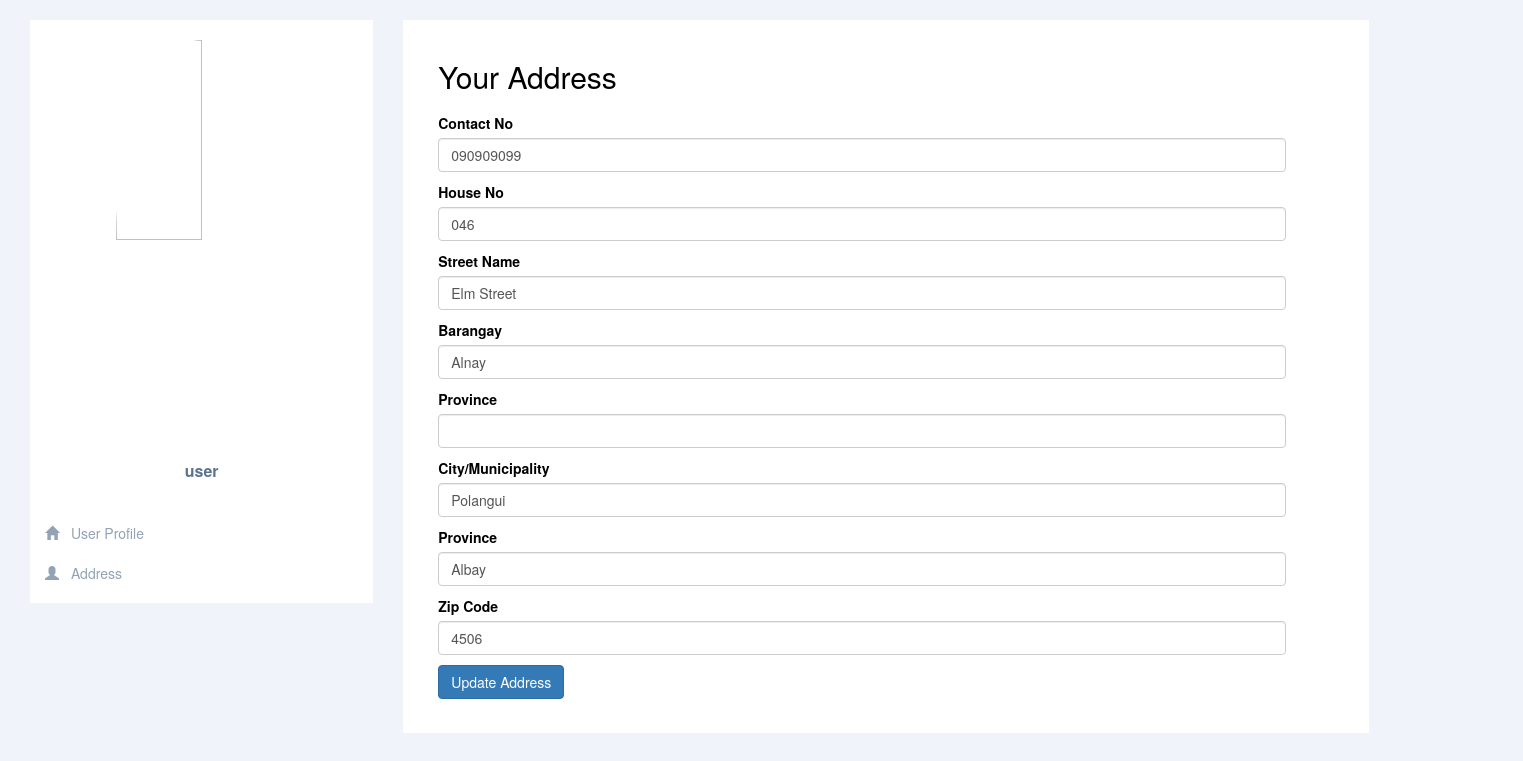
Screenshot of /user_address.php (signed in) with the database file from the repository.
### tables this page shows
CREATE TABLE `users` (
  `user_id` int(11) NOT NULL,
  `username` varchar(250) NOT NULL,
  `password` varchar(250) NOT NULL,
  `roles` char(1) NOT NULL DEFAULT 'A',
  `first_name` varchar(50) NOT NULL,
  `last_name` varchar(50) NOT NULL,
  `email` varchar(100) NOT NULL,
  `date_added` datetime NOT NULL DEFAULT current_timestamp() ON UPDATE current_timestamp()
);

CREATE TABLE `customer_address` (
  `customer_address_id` int(11) NOT NULL,
  `user_id` int(11) NOT NULL,
  `contact_no` varchar(20) NOT NULL,
  `house_no` varchar(255) NOT NULL,
  `street_name` varchar(255) NOT NULL,
  `barangay` varchar(255) NOT NULL,
  `city` varchar(255) NOT NULL,
  `country` varchar(255) NOT NULL COMMENT '*Province',
  `zip_code` varchar(255) NOT NULL
);

### user_address.php (the view, shortened to what this page needs)
<?php
@include 'connection.php';
$user_id = $_SESSION['user_id'];
$query = "SELECT * FROM users WHERE user_id = ?";
if ($stmt = mysqli_prepare($conn, $query)) {
    mysqli_stmt_bind_param($stmt, "i", $user_id);
    mysqli_stmt_execute($stmt);
    $user_result = mysqli_stmt_get_result($stmt);
    $user = mysqli_fetch_assoc($user_result);
} else {
    $_SESSION['error'] = "Error preparing user statement: " . mysqli_error($conn);
}
$query = "SELECT * FROM customer_address WHERE user_id = ?";
if ($stmt = mysqli_prepare($conn, $query)) {
    mysqli_stmt_bind_param($stmt, "i", $user_id);
    mysqli_stmt_execute($stmt);
    $address_result = mysqli_stmt_get_result($stmt);
    $address = mysqli_fetch_assoc($address_result);
} else {
    $_SESSION['error'] = "Error preparing address statement: " . mysqli_error($conn);
}
?>
<link href="http://maxcdn.bootstrapcdn.com/bootstrap/3.3.0/css/bootstrap.min.css" rel="stylesheet" id="bootstrap-css">
<?php include('includes/user_dashboard.php') ?>
<div class="col-lg-8 col-md-7">
            <div class="profile-content">
            <div class="container mt-5">
            <div class="row mt-5">
            <div class="col-md-9">
                <h2>Your Address</h2>
                <form action="<?php echo htmlspecialchars($_SERVER["PHP_SELF"]); ?>" method="POST">
                    <div class="mb-3">
                        <label for="contactNo" class="form-label">Contact No</label>
                        <input type="text" class="form-control" id="contactNo" name="contactNo" value="<?php echo isset($address['contact_no']) ? $address['contact_no'] : ''; ?>">
                    </div>
                    <div class="mb-3">
                        <label for="houseNo" class="form-label">House No</label>
                        <input type="text" class="form-control" id="houseNo" name="houseNo" value="<?php echo isset($address['house_no']) ? $address['house_no'] : ''; ?>">
                    </div>
                    <div class="mb-3">
                        <label for="street_name" class="form-label">Street Name</label>
                        <input type="text" class="form-control" id="street_name" name="street_name" value="<?php echo isset($address['street_name']) ? $address['street_name'] : ''; ?>">
                    </div>
                    <div class="mb-3">
                        <label for="barangay" class="form-label">Barangay</label>
                        <input type="text" class="form-control" id="barangay" name="barangay" value="<?php echo isset($address['barangay']) ? $address['barangay'] : ''; ?>">
                    </div>
                    <div class="mb-3">
                        <label for="province" class="form-label">Province</label>
                        <input type="text" class="form-control" id="province" name="province" value="<?php echo isset($address['province']) ? $address['province'] : ''; ?>">
                    </div>
                    <div class="mb-3">
                        <label for="city" class="form-label">City/Municipality</label>
                        <input type="text" class="form-control" id="city" name="city" value="<?php echo isset($address['city']) ? $address['city'] : ''; ?>">
                    </div>
                    <div class="mb-3">
                        <label for="country" class="form-label">Province</label>
                        <input type="text" class="form-control" id="country" name="country" value="<?php echo isset($address['country']) ? $address['country'] : ''; ?>">
                    </div>
                    <div class="mb-3">
                        <label for="zip_code" class="form-label">Zip Code</label>
                        <input type="text" class="form-control" id="zip_code" name="zip_code" value="<?php echo isset($address['zip_code']) ? $address['zip_code'] : ''; ?>">
                    </div>
                    <button type="submit" class="btn btn-primary" name="updateAddress">Update Address</button>
                </form>
            </div>
        </div>
    </div>
</body>
</html>
            </div>
		</div>
	</div>
</div>

### includes/user_dashboard.php (shortened to what this page needs)
<link href="http://maxcdn.bootstrapcdn.com/bootstrap/3.3.0/css/bootstrap.min.css" rel="stylesheet" id="bootstrap-css">
<div class="container-fluid">
    <div class="row profile">
		<div class="col-lg-3 col-md-5">
			<div class="profile-sidebar">
				<div class="profile-userpic">
                <img src="https://static.change.org/profile-img/default-user-profile.svg" class="img-responsive" alt="">
				</div>
				<div class="profile-usertitle">
					<div class="profile-usertitle-name">
                    <?php echo isset($user['username']) ? $user['username'] : ''; ?>
					</div>
				</div>
				<div class="profile-usermenu">
					<ul class="nav">
						<li class="active">
							<a href="user_profile.php">
							<i class="glyphicon glyphicon-home"></i>
                            User Profile </a>
						</li>
						<li>
                        <div class="profile-address"> <a href="user_address.php"> </div>
							<i class="glyphicon glyphicon-user"></i>
						   Address</a>
						</li>
				</div>
			</div>
		</div>

### user_address.php (style rules this page uses)
.mb-3 { padding-top: 10px; }
.btn-primary { margin-top: 10px; }

### includes/user_dashboard.php (style rules this page uses)
a:link { text-decoration: none; color: #007aff; }
.profile { margin: 20px 0; }
.profile-sidebar { padding: 20px 0 10px 0; background: #fff; }
.profile-userpic img { float: none; margin: 0 auto; width: 50%; height: 50%; -webkit-border-radius: 50% !important; -moz-border-radius: 50% !important; border-radius: 50% !important; }
.profile-usertitle { text-align: center; margin-top: 20px; }
.profile-usertitle-name { color: #5a7391; font-size: 16px; font-weight: 600; margin-bottom: 7px; }
.profile-usermenu { margin-top: 30px; }
.profile-usermenu ul li { border-bottom: 1px solid #f0f4f7; }
.profile-usermenu ul li:last-child { border-bottom: none; }
.profile-usermenu ul li a { color: #93a3b5; font-size: 14px; font-weight: 400; }
.profile-usermenu ul li a i { margin-right: 8px; font-size: 14px; }
.profile-usermenu ul li.active { border-bottom: none; }
.profile-content { padding: 20px; background: #fff; min-height: 460px; }
input { display: none; }

### rows the page displays
users: username "user"
customer_address: contactNo "090909099", houseNo "046", street_name "Elm Street", barangay "Alnay", city "Polangui", country "Albay", zip_code "4506"
